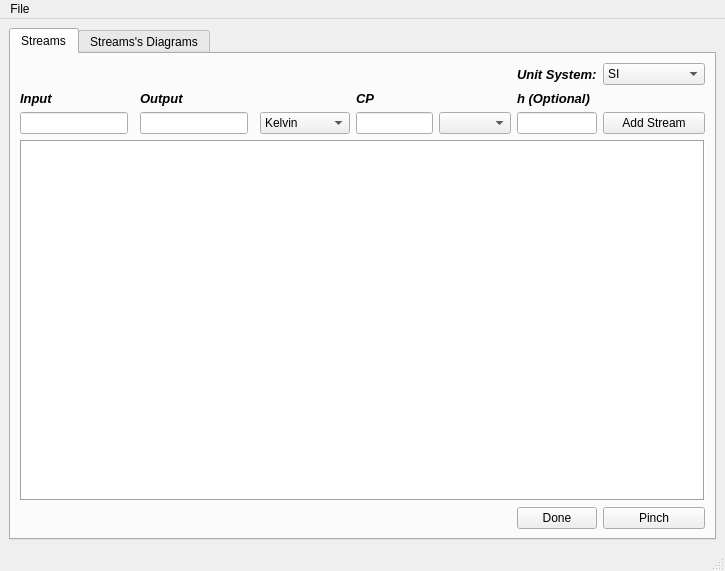
<?xml version="1.0" encoding="UTF-8"?>
<ui version="4.0">
 <class>MainWindow</class>
 <widget class="QMainWindow" name="MainWindow">
  <property name="geometry">
   <rect>
    <x>0</x>
    <y>0</y>
    <width>725</width>
    <height>571</height>
   </rect>
  </property>
  <property name="windowTitle">
   <string>MainWindow</string>
  </property>
  <widget class="QWidget" name="centralwidget">
   <layout class="QGridLayout" name="gridLayout">
    <item row="0" column="0">
     <widget class="QTabWidget" name="tabWidget">
      <property name="currentIndex">
       <number>0</number>
      </property>
      <widget class="QWidget" name="tab">
       <attribute name="title">
        <string>Streams</string>
       </attribute>
       <layout class="QGridLayout" name="gridLayout_4">
        <item row="2" column="4">
         <widget class="QComboBox" name="comboBox">
          <item>
           <property name="text">
            <string>Kelvin</string>
           </property>
          </item>
          <item>
           <property name="text">
            <string>Celsius</string>
           </property>
          </item>
          <item>
           <property name="text">
            <string>Fahrenheit</string>
           </property>
          </item>
          <item>
           <property name="text">
            <string>Rankine</string>
           </property>
          </item>
         </widget>
        </item>
        <item row="2" column="6">
         <widget class="QComboBox" name="comboBox_3"/>
        </item>
        <item row="2" column="8">
         <widget class="QPushButton" name="pushButton">
          <property name="text">
           <string>Add Stream</string>
          </property>
         </widget>
        </item>
        <item row="2" column="5">
         <widget class="QLineEdit" name="lineEdit3"/>
        </item>
        <item row="1" column="5">
         <widget class="QLabel" name="label_4">
          <property name="font">
           <font>
            <family>Arial</family>
            <pointsize>10</pointsize>
            <weight>75</weight>
            <italic>true</italic>
            <bold>true</bold>
           </font>
          </property>
          <property name="text">
           <string>CP</string>
          </property>
         </widget>
        </item>
        <item row="1" column="0">
         <widget class="QLabel" name="label_2">
          <property name="font">
           <font>
            <family>Arial</family>
            <pointsize>10</pointsize>
            <weight>75</weight>
            <italic>true</italic>
            <bold>true</bold>
           </font>
          </property>
          <property name="text">
           <string>Input</string>
          </property>
         </widget>
        </item>
        <item row="1" column="7" colspan="2">
         <widget class="QLabel" name="label_5">
          <property name="font">
           <font>
            <family>Arial</family>
            <pointsize>10</pointsize>
            <weight>75</weight>
            <italic>true</italic>
            <bold>true</bold>
           </font>
          </property>
          <property name="text">
           <string>h (Optional)</string>
          </property>
         </widget>
        </item>
        <item row="1" column="2" colspan="2">
         <widget class="QLabel" name="label_3">
          <property name="font">
           <font>
            <family>Arial</family>
            <pointsize>10</pointsize>
            <weight>75</weight>
            <italic>true</italic>
            <bold>true</bold>
           </font>
          </property>
          <property name="text">
           <string>Output</string>
          </property>
         </widget>
        </item>
        <item row="4" column="8">
         <widget class="QPushButton" name="pinchbutton">
          <property name="toolTip">
           <string>Click after confirming stream's properties</string>
          </property>
          <property name="text">
           <string>Pinch</string>
          </property>
         </widget>
        </item>
        <item row="2" column="0">
         <widget class="QLineEdit" name="lineEdit">
          <property name="sizePolicy">
           <sizepolicy hsizetype="MinimumExpanding" vsizetype="Fixed">
            <horstretch>0</horstretch>
            <verstretch>0</verstretch>
           </sizepolicy>
          </property>
         </widget>
        </item>
        <item row="4" column="7">
         <widget class="QPushButton" name="donebutton">
          <property name="text">
           <string>Done</string>
          </property>
         </widget>
        </item>
        <item row="2" column="7">
         <widget class="QLineEdit" name="lineEdit3_2"/>
        </item>
        <item row="2" column="2">
         <widget class="QLineEdit" name="lineEdit2">
          <property name="sizePolicy">
           <sizepolicy hsizetype="MinimumExpanding" vsizetype="Fixed">
            <horstretch>0</horstretch>
            <verstretch>0</verstretch>
           </sizepolicy>
          </property>
         </widget>
        </item>
        <item row="3" column="0" colspan="9">
         <widget class="QTableWidget" name="tableWidget">
          <property name="layoutDirection">
           <enum>Qt::LeftToRight</enum>
          </property>
          <property name="autoFillBackground">
           <bool>false</bool>
          </property>
          <property name="styleSheet">
           <string notr="true"/>
          </property>
          <property name="frameShape">
           <enum>QFrame::Box</enum>
          </property>
          <property name="frameShadow">
           <enum>QFrame::Sunken</enum>
          </property>
          <property name="verticalScrollBarPolicy">
           <enum>Qt::ScrollBarAsNeeded</enum>
          </property>
          <property name="horizontalScrollBarPolicy">
           <enum>Qt::ScrollBarAsNeeded</enum>
          </property>
          <property name="sizeAdjustPolicy">
           <enum>QAbstractScrollArea::AdjustToContents</enum>
          </property>
          <property name="showGrid">
           <bool>true</bool>
          </property>
          <property name="gridStyle">
           <enum>Qt::SolidLine</enum>
          </property>
          <property name="sortingEnabled">
           <bool>false</bool>
          </property>
          <property name="wordWrap">
           <bool>true</bool>
          </property>
          <attribute name="horizontalHeaderVisible">
           <bool>false</bool>
          </attribute>
          <attribute name="horizontalHeaderCascadingSectionResizes">
           <bool>false</bool>
          </attribute>
          <attribute name="horizontalHeaderDefaultSectionSize">
           <number>82</number>
          </attribute>
          <attribute name="horizontalHeaderHighlightSections">
           <bool>false</bool>
          </attribute>
          <attribute name="horizontalHeaderStretchLastSection">
           <bool>false</bool>
          </attribute>
          <attribute name="verticalHeaderVisible">
           <bool>false</bool>
          </attribute>
          <attribute name="verticalHeaderCascadingSectionResizes">
           <bool>true</bool>
          </attribute>
          <attribute name="verticalHeaderDefaultSectionSize">
           <number>30</number>
          </attribute>
          <attribute name="verticalHeaderMinimumSectionSize">
           <number>23</number>
          </attribute>
          <column>
           <property name="text">
            <string>Input</string>
           </property>
          </column>
          <column>
           <property name="text">
            <string>Output</string>
           </property>
          </column>
          <column>
           <property name="text">
            <string>CP</string>
           </property>
          </column>
          <column>
           <property name="text">
            <string>Type</string>
           </property>
          </column>
          <column>
           <property name="text">
            <string>Unit</string>
           </property>
          </column>
         </widget>
        </item>
        <item row="0" column="8">
         <widget class="QComboBox" name="tempcombo1">
          <item>
           <property name="text">
            <string>SI</string>
           </property>
          </item>
          <item>
           <property name="text">
            <string>Imperial units</string>
           </property>
          </item>
         </widget>
        </item>
        <item row="0" column="7">
         <widget class="QLabel" name="label">
          <property name="font">
           <font>
            <family>Arial</family>
            <pointsize>10</pointsize>
            <weight>75</weight>
            <italic>true</italic>
            <bold>true</bold>
           </font>
          </property>
          <property name="text">
           <string>Unit System:</string>
          </property>
         </widget>
        </item>
       </layout>
      </widget>
      <widget class="QWidget" name="tab_2">
       <attribute name="title">
        <string>Streams's Diagrams</string>
       </attribute>
       <layout class="QGridLayout" name="gridLayout_3">
        <item row="0" column="3" alignment="Qt::AlignHCenter">
         <widget class="QRadioButton" name="radioButton">
          <property name="sizePolicy">
           <sizepolicy hsizetype="Ignored" vsizetype="Fixed">
            <horstretch>0</horstretch>
            <verstretch>0</verstretch>
           </sizepolicy>
          </property>
          <property name="text">
           <string>Grand Composite Curve</string>
          </property>
         </widget>
        </item>
        <item row="1" column="3">
         <layout class="QGridLayout" name="caixinha2">
          <property name="sizeConstraint">
           <enum>QLayout::SetMinimumSize</enum>
          </property>
         </layout>
        </item>
        <item row="0" column="2">
         <widget class="QRadioButton" name="radioButton_2">
          <property name="enabled">
           <bool>true</bool>
          </property>
          <property name="sizePolicy">
           <sizepolicy hsizetype="Ignored" vsizetype="Fixed">
            <horstretch>0</horstretch>
            <verstretch>0</verstretch>
           </sizepolicy>
          </property>
          <property name="minimumSize">
           <size>
            <width>90</width>
            <height>0</height>
           </size>
          </property>
          <property name="text">
           <string>TH Diagram</string>
          </property>
          <property name="checked">
           <bool>true</bool>
          </property>
         </widget>
        </item>
        <item row="1" column="0">
         <layout class="QGridLayout" name="caixinha"/>
        </item>
        <item row="1" column="2">
         <widget class="Line" name="line">
          <property name="orientation">
           <enum>Qt::Vertical</enum>
          </property>
         </widget>
        </item>
       </layout>
      </widget>
     </widget>
    </item>
   </layout>
  </widget>
  <widget class="QMenuBar" name="menubar">
   <property name="geometry">
    <rect>
     <x>0</x>
     <y>0</y>
     <width>725</width>
     <height>21</height>
    </rect>
   </property>
   <widget class="QMenu" name="menuFile">
    <property name="title">
     <string>File</string>
    </property>
    <addaction name="actionOpen"/>
    <addaction name="actionOpen_2"/>
   </widget>
   <addaction name="menuFile"/>
  </widget>
  <widget class="QStatusBar" name="statusbar"/>
  <action name="actionOpen">
   <property name="text">
    <string>New File...</string>
   </property>
  </action>
  <action name="actionOpen_2">
   <property name="text">
    <string>Open...</string>
   </property>
  </action>
 </widget>
 <resources/>
 <connections/>
</ui>
